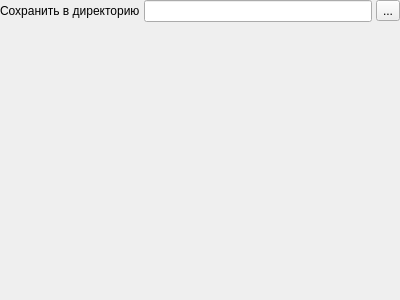
<?xml version="1.0" encoding="UTF-8"?>
<ui version="4.0">
 <class>ExportFedRegPerPage2SetupDialog</class>
 <widget class="QWidget" name="ExportFedRegPerPage2SetupDialog">
  <property name="geometry">
   <rect>
    <x>0</x>
    <y>0</y>
    <width>400</width>
    <height>300</height>
   </rect>
  </property>
  <property name="windowTitle">
   <string>Form</string>
  </property>
  <layout class="QGridLayout">
   <property name="margin">
    <number>0</number>
   </property>
   <property name="spacing">
    <number>4</number>
   </property>
   <item row="0" column="0">
    <widget class="QLabel" name="lblDir">
     <property name="text">
      <string>Сохранить в директорию</string>
     </property>
    </widget>
   </item>
   <item row="0" column="1">
    <widget class="QLineEdit" name="edtDir"/>
   </item>
   <item row="0" column="2">
    <widget class="QToolButton" name="btnSelectDir">
     <property name="text">
      <string>...</string>
     </property>
    </widget>
   </item>
   <item row="1" column="0">
    <spacer>
     <property name="orientation">
      <enum>Qt::Vertical</enum>
     </property>
     <property name="sizeHint" stdset="0">
      <size>
       <width>128</width>
       <height>241</height>
      </size>
     </property>
    </spacer>
   </item>
  </layout>
 </widget>
 <resources/>
 <connections/>
</ui>
